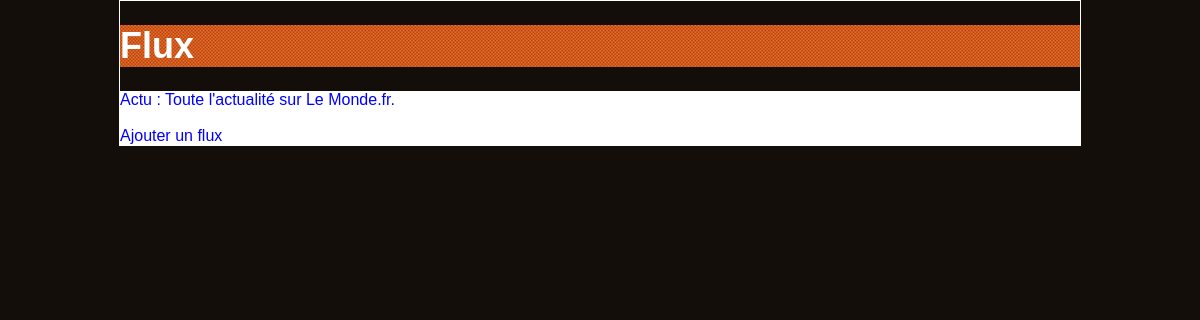
Before: /controler/afficher_flux.ctrl.php with the older database file.
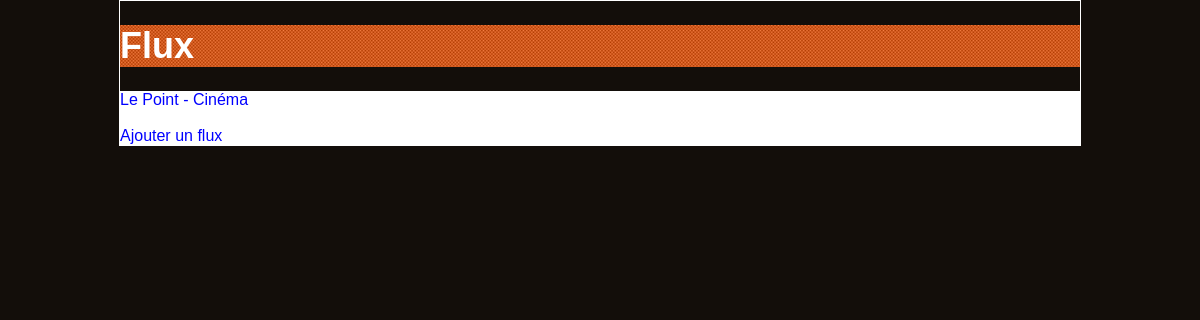
After: the same page with the newer database file.
### tables this page shows
CREATE TABLE RSS (
		id integer primary key autoincrement,
		titre varchar(255),
		url varchar(255),
		date timestamp
		);

### controler/afficher_flux.ctrl.php (called while the page is built, shortened)
<?php
include("../model/DAO.class.php");
	$q = "SELECT * FROM RSS";
	$r = $dao->getDB()->query($q);
	$result = $r->fetchAll(PDO::FETCH_CLASS, "RSS");
	$i=0;
	foreach($result as $value)
	{
			$table[$i]=$value;
			$i++;
	}
require_once("../view/afficher_flux.view.php");
?>

### model/DAO.class.php (called while the page is built, shortened)
<?php
require_once('RSS.class.php');
    $dao = new DAO();
Class DAO {
	private $db;
	function __construct() {
		$dsn = 'sqlite:../model/rss.db';
		try {
			$this->db = new PDO($dsn);
		} catch (PDOException $e) {
			exit("Erreur ouverture BD : ".$e->getMessage());
		}
	}
	function getDB(){
		return $this->db;
	}
}
?>

### model/RSS.class.php (called while the page is built, shortened)
<?php
class RSS
{
	private $titre;
	private $id;
	function getTitre()
	{
		return $this->titre;
	}
	function getID(){
		return $this->id;
	}
}
?>

### view/afficher_flux.view.php (the view, shortened to what this page needs)
<!doctype html>
<head>
	<link rel="stylesheet" type="text/css" href="../view/design/style.css"
</head>
<body>
<header>
<h1>Flux </h1>
</header>
<article>
<?php
    foreach($table as $a)
	{
		echo '<a href="http://localhost/PHP/projet/controler/afficher_nouvelles.ctrl.php?rss='.$a->getID().'&titre='.$a->getTitre().'" >'.$a->getTitre().'</a></br>';
	}
	echo '<a href="http://localhost/PHP/projet/controler/ajout_flux.php">Ajouter un flux </a>';
?>
</article>
</body>
</html>

### view/design/style.css (style rules this page uses)
body { font-family: "Arial"; width: 960px; margin: auto; border : 1px solid #FFF; background-color: #130E0A; color: white; }
header { font-size: large; background-image: url(header-bg.png); margin: 0px; }
a:link { text-decoration:none; color: blue; }
article { background-color: #FFF; }

Changed rows visible on the page:
removed rss: titre "Actu : Toute l'actualité sur Le Monde.fr."
added rss: titre "Le Point - Cinéma"
